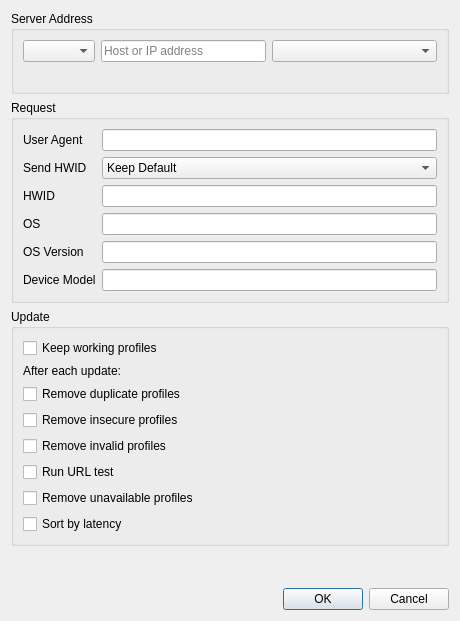
<?xml version="1.0" encoding="UTF-8"?>
<ui version="4.0">
 <class>DialogEditGroupAdvanced</class>
 <widget class="QDialog" name="DialogEditGroupAdvanced">
  <property name="geometry">
   <rect>
    <x>0</x>
    <y>0</y>
    <width>460</width>
    <height>621</height>
   </rect>
  </property>
  <property name="windowTitle">
   <string>Advanced Group Settings</string>
  </property>
  <layout class="QVBoxLayout" name="verticalLayout">
   <item>
    <widget class="QGroupBox" name="endpoint_box">
     <property name="title">
      <string>Server Address</string>
     </property>
     <layout class="QVBoxLayout" name="endpoint_layout">
      <item>
       <layout class="QHBoxLayout" name="endpoint_row" stretch="0,1,1,0">
        <item>
         <widget class="QComboBox" name="endpoint_mode"/>
        </item>
        <item>
         <widget class="MyLineEdit" name="endpoint_address">
          <property name="placeholderText">
           <string>Host or IP address</string>
          </property>
         </widget>
        </item>
        <item>
         <widget class="QComboBox" name="endpoint_list"/>
        </item>
        <item>
         <spacer name="endpoint_spacer">
          <property name="orientation">
           <enum>Qt::Orientation::Horizontal</enum>
          </property>
          <property name="sizeHint" stdset="0">
           <size>
            <width>0</width>
            <height>0</height>
           </size>
          </property>
         </spacer>
        </item>
       </layout>
      </item>
      <item>
       <widget class="QLabel" name="endpoint_hint">
        <property name="textFormat">
         <enum>Qt::TextFormat::PlainText</enum>
        </property>
        <property name="wordWrap">
         <bool>true</bool>
        </property>
        <property name="colorRole" stdset="0">
         <string notr="true">muted</string>
        </property>
       </widget>
      </item>
     </layout>
    </widget>
   </item>
   <item>
    <widget class="QGroupBox" name="request_box">
     <property name="title">
      <string>Request</string>
     </property>
     <layout class="QGridLayout" name="request_layout">
      <item row="0" column="0">
       <widget class="QLabel" name="user_agent_l">
        <property name="toolTip">
         <string>Empty uses the User Agent from the Subscription settings.</string>
        </property>
        <property name="text">
         <string>User Agent</string>
        </property>
       </widget>
      </item>
      <item row="0" column="1">
       <widget class="MyLineEdit" name="user_agent"/>
      </item>
      <item row="1" column="0">
       <widget class="QLabel" name="send_hwid_l">
        <property name="toolTip">
         <string>Send the HWID, OS, OS version and device model headers with this subscription's requests. Keep Default follows the Subscription settings.</string>
        </property>
        <property name="text">
         <string>Send HWID</string>
        </property>
       </widget>
      </item>
      <item row="1" column="1">
       <widget class="QComboBox" name="send_hwid">
        <item>
         <property name="text">
          <string>Keep Default</string>
         </property>
        </item>
        <item>
         <property name="text">
          <string>On</string>
         </property>
        </item>
        <item>
         <property name="text">
          <string>Off</string>
         </property>
        </item>
       </widget>
      </item>
      <item row="2" column="0">
       <widget class="QLabel" name="hwid_l">
        <property name="text">
         <string>HWID</string>
        </property>
       </widget>
      </item>
      <item row="2" column="1">
       <widget class="MyLineEdit" name="hwid"/>
      </item>
      <item row="3" column="0">
       <widget class="QLabel" name="hwid_os_l">
        <property name="text">
         <string>OS</string>
        </property>
       </widget>
      </item>
      <item row="3" column="1">
       <widget class="MyLineEdit" name="hwid_os"/>
      </item>
      <item row="4" column="0">
       <widget class="QLabel" name="hwid_os_version_l">
        <property name="text">
         <string>OS Version</string>
        </property>
       </widget>
      </item>
      <item row="4" column="1">
       <widget class="MyLineEdit" name="hwid_os_version"/>
      </item>
      <item row="5" column="0">
       <widget class="QLabel" name="hwid_model_l">
        <property name="text">
         <string>Device Model</string>
        </property>
       </widget>
      </item>
      <item row="5" column="1">
       <widget class="MyLineEdit" name="hwid_model"/>
      </item>
     </layout>
    </widget>
   </item>
   <item>
    <widget class="QGroupBox" name="update_box">
     <property name="title">
      <string>Update</string>
     </property>
     <layout class="QVBoxLayout" name="update_layout">
      <item>
       <widget class="QCheckBox" name="keep_working">
        <property name="toolTip">
         <string>Profiles whose last test succeeded are kept when the subscription no longer lists them.</string>
        </property>
        <property name="text">
         <string>Keep working profiles</string>
        </property>
       </widget>
      </item>
      <item>
       <widget class="QLabel" name="after_update_l">
        <property name="text">
         <string>After each update:</string>
        </property>
       </widget>
      </item>
      <item>
       <widget class="QCheckBox" name="remove_duplicates">
        <property name="text">
         <string>Remove duplicate profiles</string>
        </property>
       </widget>
      </item>
      <item>
       <widget class="QCheckBox" name="remove_insecure">
        <property name="text">
         <string>Remove insecure profiles</string>
        </property>
       </widget>
      </item>
      <item>
       <widget class="QCheckBox" name="remove_invalid">
        <property name="toolTip">
         <string>Profiles the core rejects. Skipped while the core is unreachable.</string>
        </property>
        <property name="text">
         <string>Remove invalid profiles</string>
        </property>
       </widget>
      </item>
      <item>
       <widget class="QCheckBox" name="url_test">
        <property name="toolTip">
         <string>Tests the group's profiles once the update finishes, after any test already running.</string>
        </property>
        <property name="text">
         <string>Run URL test</string>
        </property>
       </widget>
      </item>
      <item>
       <layout class="QVBoxLayout" name="url_test_follow_ups">
        <item>
         <widget class="QCheckBox" name="remove_unavailable">
          <property name="text">
           <string>Remove unavailable profiles</string>
          </property>
         </widget>
        </item>
        <item>
         <widget class="QCheckBox" name="sort_by_latency">
          <property name="text">
           <string>Sort by latency</string>
          </property>
         </widget>
        </item>
       </layout>
      </item>
     </layout>
    </widget>
   </item>
   <item>
    <spacer name="bottom_spacer">
     <property name="orientation">
      <enum>Qt::Orientation::Vertical</enum>
     </property>
     <property name="sizeHint" stdset="0">
      <size>
       <width>0</width>
       <height>0</height>
      </size>
     </property>
    </spacer>
   </item>
   <item>
    <widget class="QDialogButtonBox" name="buttonBox">
     <property name="standardButtons">
      <set>QDialogButtonBox::StandardButton::Cancel|QDialogButtonBox::StandardButton::Ok</set>
     </property>
    </widget>
   </item>
  </layout>
 </widget>
 <customwidgets>
  <customwidget>
   <class>MyLineEdit</class>
   <extends>QLineEdit</extends>
   <header>include/ui/utils/MyLineEdit.h</header>
  </customwidget>
 </customwidgets>
 <tabstops>
  <tabstop>endpoint_mode</tabstop>
  <tabstop>endpoint_address</tabstop>
  <tabstop>endpoint_list</tabstop>
  <tabstop>user_agent</tabstop>
  <tabstop>send_hwid</tabstop>
  <tabstop>hwid</tabstop>
  <tabstop>hwid_os</tabstop>
  <tabstop>hwid_os_version</tabstop>
  <tabstop>hwid_model</tabstop>
  <tabstop>keep_working</tabstop>
  <tabstop>remove_duplicates</tabstop>
  <tabstop>remove_insecure</tabstop>
  <tabstop>remove_invalid</tabstop>
  <tabstop>url_test</tabstop>
  <tabstop>remove_unavailable</tabstop>
  <tabstop>sort_by_latency</tabstop>
 </tabstops>
 <resources/>
 <connections>
  <connection>
   <sender>buttonBox</sender>
   <signal>accepted()</signal>
   <receiver>DialogEditGroupAdvanced</receiver>
   <slot>accept()</slot>
   <hints>
    <hint type="sourcelabel">
     <x>229</x>
     <y>498</y>
    </hint>
    <hint type="destinationlabel">
     <x>229</x>
     <y>259</y>
    </hint>
   </hints>
  </connection>
  <connection>
   <sender>buttonBox</sender>
   <signal>rejected()</signal>
   <receiver>DialogEditGroupAdvanced</receiver>
   <slot>reject()</slot>
   <hints>
    <hint type="sourcelabel">
     <x>229</x>
     <y>498</y>
    </hint>
    <hint type="destinationlabel">
     <x>229</x>
     <y>259</y>
    </hint>
   </hints>
  </connection>
 </connections>
</ui>
